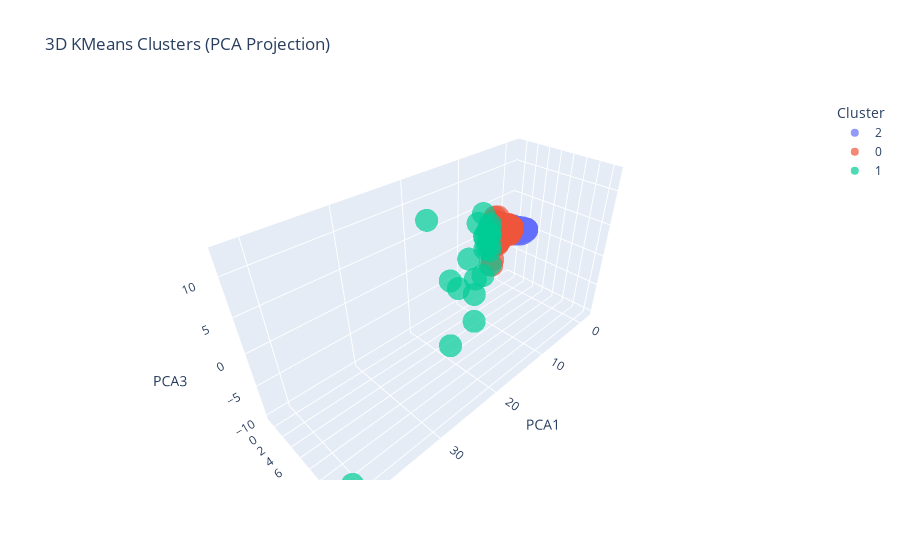

The notebook cell saved with this chart:
### Code cell
import plotly.express as px

fig = px.scatter_3d(
    df_pca,
    x='PCA1',
    y='PCA2',
    z='PCA3',
    color='Cluster',
    title="3D KMeans Clusters (PCA Projection)",
    opacity=0.7
)
fig.show()

### Figure 1 — Plotly figure (JSON) as saved in the notebook; plotly's stock layout.template omitted (floating-point values rounded to 4 significant figures; data arrays with more than 128 entries replaced by an {"elided": "..."} marker saying what was removed)
{"data": [{"hovertemplate": "Cluster=2<br>PCA1=%{x}<br>PCA2=%{y}<br>PCA3=%{z}<extra></extra>", "legendgroup": "2", "marker": {"color": "#636efa", "opacity": 0.7, "symbol": "circle"}, "mode": "markers", "name": "2", "scene": "scene", "showlegend": true, "type": "scatter3d", "x": {"elided": "1101 float values"}, "y": {"elided": "1101 float values"}, "z": {"elided": "1101 float values"}}, {"hovertemplate": "Cluster=0<br>PCA1=%{x}<br>PCA2=%{y}<br>PCA3=%{z}<extra></extra>", "legendgroup": "0", "marker": {"color": "#EF553B", "opacity": 0.7, "symbol": "circle"}, "mode": "markers", "name": "0", "scene": "scene", "showlegend": true, "type": "scatter3d", "x": {"elided": "3212 float values"}, "y": {"elided": "3212 float values"}, "z": {"elided": "3212 float values"}}, {"hovertemplate": "Cluster=1<br>PCA1=%{x}<br>PCA2=%{y}<br>PCA3=%{z}<extra></extra>", "legendgroup": "1", "marker": {"color": "#00cc96", "opacity": 0.7, "symbol": "circle"}, "mode": "markers", "name": "1", "scene": "scene", "showlegend": true, "type": "scatter3d", "x": [6.287, 24.1, 6.132, 8.675, 17.06, 8.086, 8.004, 6.987, 11.96, 11.59, 11.96, 6.334, 10.49, 19.9, 41.54, 7.399, 6.466, 13.66, 6.8, 6.56, 6.062, 8.642, 5.99, 19.29, 8.01], "y": [1.743, 7.416, 1.389, 2.005, 5.396, 1.928, 2.011, 1.5, 3.922, 3.529, 3.751, 1.265, 2.67, 6.761, 14.74, 1.848, 1.387, 4.009, 1.785, 1.543, 1.278, 2.417, 1.291, 6.099, 1.902], "z": [-3.367, 12.5, -0.1972, 6.168, -0.7079, 2.367, 0.2306, 2.614, -10.07, -2.676, -5.101, 2.933, 5.546, -8.163, -7.514, 0.2996, 1.496, 1.799, 3.797, 1.907, 1.543, -3.954, -1.129, 1.914, 2.081]}], "layout": {"legend": {"title": {"text": "Cluster"}, "tracegroupgap": 0}, "scene": {"domain": {"x": [0, 1], "y": [0, 1]}, "xaxis": {"title": {"text": "PCA1"}}, "yaxis": {"title": {"text": "PCA2"}}, "zaxis": {"title": {"text": "PCA3"}}}, "title": {"text": "3D KMeans Clusters (PCA Projection)"}}}
